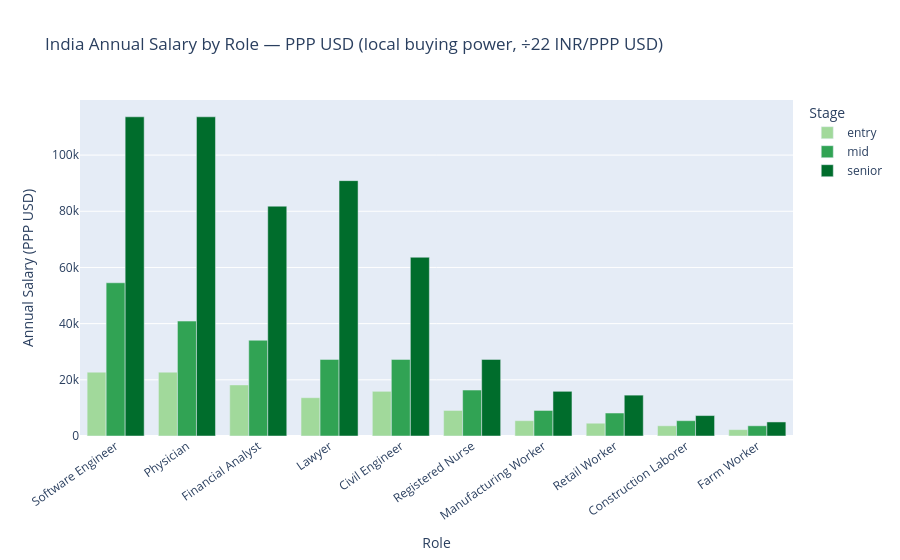

The notebook cell this image was saved under:
### Code cell
fig2 = px.bar(
    df, x='role_label', y='median_salary_ppp_usd', color='career_stage',
    barmode='group',
    category_orders={'role_label': mid_order, 'career_stage': ['entry', 'mid', 'senior']},
    color_discrete_map=stage_colors,
    title='India Annual Salary by Role — PPP USD (local buying power, ÷22 INR/PPP USD)',
    labels={'role_label': 'Role', 'median_salary_ppp_usd': 'Annual Salary (PPP USD)', 'career_stage': 'Stage'},
)
fig2.update_layout(xaxis_tickangle=-35)
fig2.show()

### Figure 1 — Plotly figure (JSON) as saved in the notebook; plotly's stock layout.template omitted (floating-point values rounded to 4 significant figures)
{"data": [{"alignmentgroup": "True", "hovertemplate": "Stage=entry<br>Role=%{x}<br>Annual Salary (PPP USD)=%{y}<extra></extra>", "legendgroup": "entry", "marker": {"color": "#a1d99b", "pattern": {"shape": ""}}, "name": "entry", "offsetgroup": "entry", "orientation": "v", "showlegend": true, "textposition": "auto", "type": "bar", "x": ["Software Engineer", "Lawyer", "Physician", "Financial Analyst", "Registered Nurse", "Civil Engineer", "Construction Laborer", "Farm Worker", "Manufacturing Worker", "Retail Worker"], "xaxis": "x", "y": [22730.0, 13640.0, 22730.0, 18180.0, 9091.0, 15910.0, 3636.0, 2273.0, 5455.0, 4545.0], "yaxis": "y"}, {"alignmentgroup": "True", "hovertemplate": "Stage=mid<br>Role=%{x}<br>Annual Salary (PPP USD)=%{y}<extra></extra>", "legendgroup": "mid", "marker": {"color": "#31a354", "pattern": {"shape": ""}}, "name": "mid", "offsetgroup": "mid", "orientation": "v", "showlegend": true, "textposition": "auto", "type": "bar", "x": ["Software Engineer", "Lawyer", "Physician", "Financial Analyst", "Registered Nurse", "Civil Engineer", "Construction Laborer", "Farm Worker", "Manufacturing Worker", "Retail Worker"], "xaxis": "x", "y": [54540.0, 27270.0, 40910.0, 34090.0, 16360.0, 27270.0, 5455.0, 3636.0, 9091.0, 8182.0], "yaxis": "y"}, {"alignmentgroup": "True", "hovertemplate": "Stage=senior<br>Role=%{x}<br>Annual Salary (PPP USD)=%{y}<extra></extra>", "legendgroup": "senior", "marker": {"color": "#006d2c", "pattern": {"shape": ""}}, "name": "senior", "offsetgroup": "senior", "orientation": "v", "showlegend": true, "textposition": "auto", "type": "bar", "x": ["Software Engineer", "Lawyer", "Physician", "Financial Analyst", "Registered Nurse", "Civil Engineer", "Construction Laborer", "Farm Worker", "Manufacturing Worker", "Retail Worker"], "xaxis": "x", "y": [113600.0, 90910.0, 113600.0, 81820.0, 27270.0, 63640.0, 7273.0, 5000.0, 15910.0, 14540.0], "yaxis": "y"}], "layout": {"barmode": "group", "legend": {"title": {"text": "Stage"}, "tracegroupgap": 0}, "title": {"text": "India Annual Salary by Role — PPP USD (local buying power, ÷22 INR/PPP USD)"}, "xaxis": {"anchor": "y", "categoryarray": ["Software Engineer", "Physician", "Financial Analyst", "Lawyer", "Civil Engineer", "Registered Nurse", "Manufacturing Worker", "Retail Worker", "Construction Laborer", "Farm Worker"], "categoryorder": "array", "domain": [0.0, 1.0], "tickangle": -35, "title": {"text": "Role"}}, "yaxis": {"anchor": "x", "domain": [0.0, 1.0], "title": {"text": "Annual Salary (PPP USD)"}}}}
